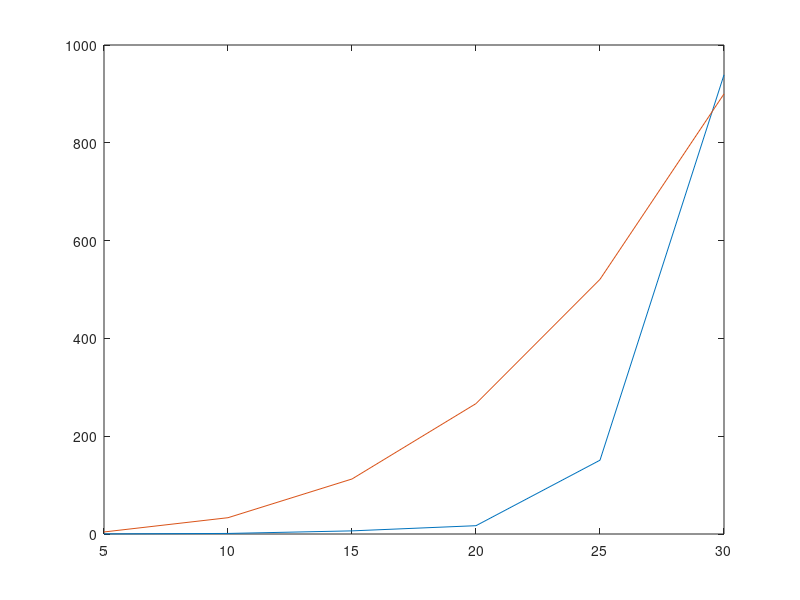

MATLAB code to generate this figure:
figure(1)
% efficient code
resolution = [2,10,15,20,25] ;
simtime_eff = [0.186181686369310,1.546511233551906 ,9.071942577220298, 38.323501643031640, 1.135326657153579e+02];
simtime_slow = [0.254907852746731, 7.653903617805788, 32.079728333625680, 1.001394912163175e+02, 2.385287524154990e+02];
% the resolution of the slow sime time is 1 lower than it should be...

plot(resolution, simtime_eff,resolution, simtime_slow);
xlabel("resolution [nr gridpoints in x and z dimension]");
ylabel("simulation time [seconds]");


x = 40;
T = 0.4*x^2 -6.2*x +14;

T = T/(60*60)



%% simulation time for tolerances set to 10e-6

resolution = [ 5, 10, 15, 20, 25, 30];
simtime = [0.281986968795345, 1.139946692184012, 6.403818193288787, 16.999090506956673, 1.509482438652069e+02, 939];
ordo_n3 = resolution.^3;
ordo_n3 = ordo_n3*max(900/ordo_n3(end));
plot(resolution, simtime, resolution, ordo_n3)